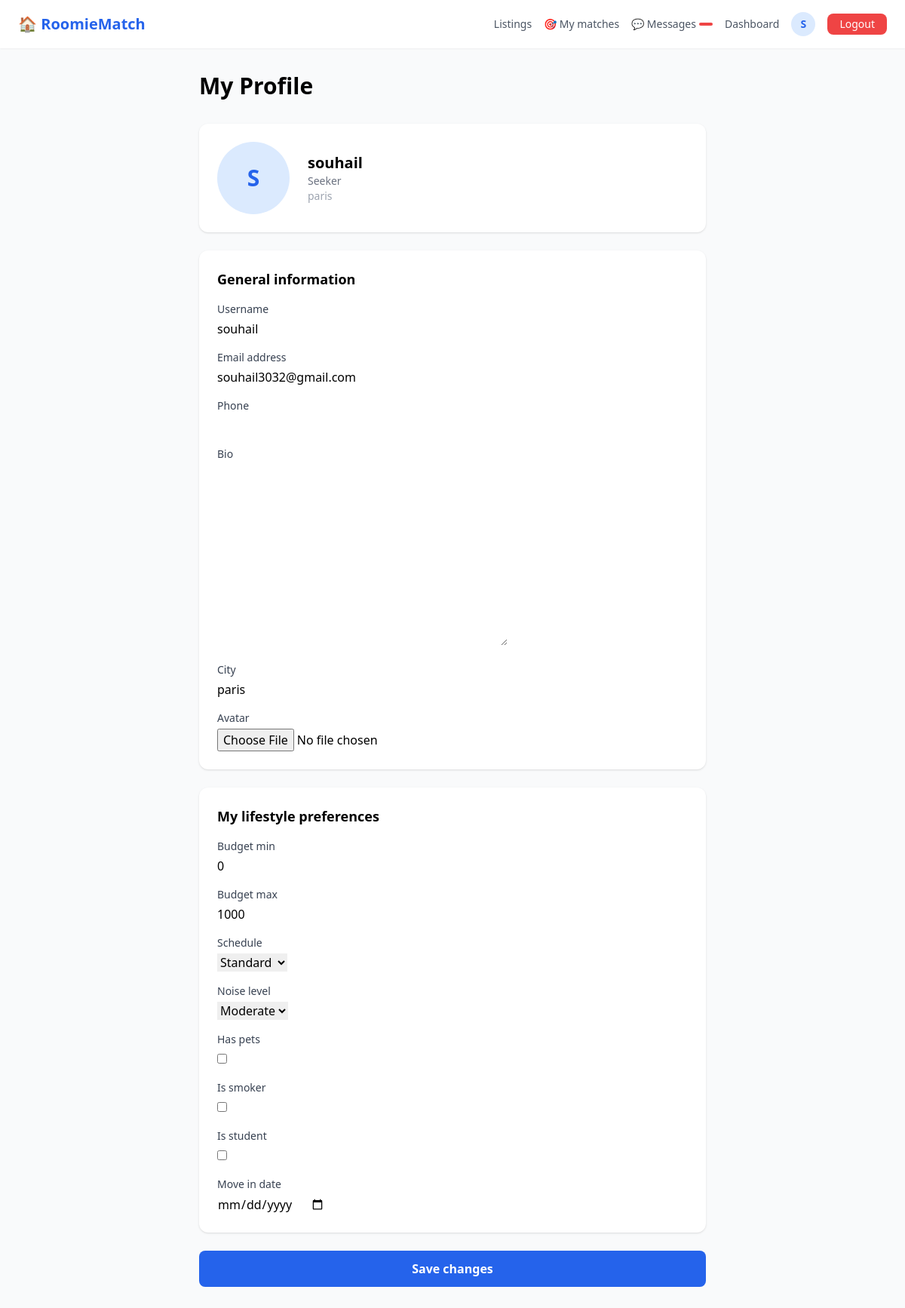
The app's page /accounts/profile/ (signed in) with its own data.
### accounts/models.py (models this page shows, shortened)
class User(AbstractUser):
    class Role(models.TextChoices):
        SEEKER = 'seeker', 'Seeker'    # looking for a room
        OWNER  = 'owner',  'Owner'     # offering a room
    role   = models.CharField(max_length=20, choices=Role.choices, default=Role.SEEKER)
    avatar = models.ImageField(upload_to='avatars/', null=True, blank=True)
    phone  = models.CharField(max_length=20, blank=True)
    bio    = models.TextField(blank=True)
    city   = models.CharField(max_length=100, blank=True)
    def is_seeker(self):
        return self.role == self.Role.SEEKER
    def is_owner(self):
        return self.role == self.Role.OWNER

class SeekerProfile(models.Model):
    class Schedule(models.TextChoices):
        EARLY  = 'early',  'Early bird'
        NIGHT  = 'night',  'Night owl'
        NORMAL = 'normal', 'Standard'
    class NoiseLevel(models.TextChoices):
        QUIET  = 'quiet',  'Quiet'
        MEDIUM = 'medium', 'Moderate'
        LOUD   = 'loud',   'Lively'
    user         = models.OneToOneField(User, on_delete=models.CASCADE, related_name='seeker_profile')
    budget_min   = models.PositiveIntegerField(default=0)
    budget_max   = models.PositiveIntegerField(default=1000)
    schedule     = models.CharField(max_length=20, choices=Schedule.choices, default=Schedule.NORMAL)
    noise_level  = models.CharField(max_length=20, choices=NoiseLevel.choices, default=NoiseLevel.MEDIUM)
    has_pets     = models.BooleanField(default=False)
    is_smoker    = models.BooleanField(default=False)
    is_student   = models.BooleanField(default=False)
    move_in_date = models.DateField(null=True, blank=True)
    created_at   = models.DateTimeField(auto_now_add=True)

### accounts/views.py (the view)
# urls.py: path('profile/',   views.profile,     name='profile'),
@login_required
def profile(request):
    user = request.user
    if request.method == 'POST':
        user_form = UserUpdateForm(request.POST, request.FILES, instance=user)
        if user.is_seeker():
            profile_form = SeekerProfileForm(request.POST, instance=user.seeker_profile)
        else:
            profile_form = OwnerProfileForm(request.POST, instance=user.owner_profile)
        if user_form.is_valid() and profile_form.is_valid():
            user_form.save()
            profile_form.save()
            messages.success(request, 'Profile updated!')
            return redirect('profile')
    else:
        user_form = UserUpdateForm(instance=user)
        if user.is_seeker():
            profile_form = SeekerProfileForm(instance=user.seeker_profile)
        else:
            profile_form = OwnerProfileForm(instance=user.owner_profile)
    return render(request, 'accounts/profile.html', {
        'user_form'   : user_form,
        'profile_form': profile_form,
    })

### accounts/forms.py
class UserUpdateForm(forms.ModelForm):
    class Meta:
        model  = User
        fields = ['username', 'email', 'phone', 'bio', 'city', 'avatar']

class SeekerProfileForm(forms.ModelForm):
    class Meta:
        model   = SeekerProfile
        exclude = ['user', 'created_at']
        widgets = {
            'move_in_date': forms.DateInput(attrs={'type': 'date'}),
            'budget_min'  : forms.NumberInput(attrs={'min': 0}),
            'budget_max'  : forms.NumberInput(attrs={'min': 0}),
        }

### templates/accounts/profile.html (shortened to what this page needs)
{% extends 'base.html' %}
{% block content %}
<div class="max-w-2xl mx-auto">
  <h1 class="text-3xl font-bold mb-8">My Profile</h1>
  <div class="bg-white rounded-xl shadow p-6 mb-6 flex items-center gap-6">
    {% if user.avatar %}
      <img src="{{ user.avatar.url }}" class="w-24 h-24 rounded-full object-cover" />
    {% else %}
      <div class="w-24 h-24 rounded-full bg-blue-100 flex items-center justify-center text-3xl font-bold text-blue-600">
        {{ user.username|first|upper }}
      </div>
    {% endif %}
    <div>
      <p class="text-xl font-semibold">{{ user.username }}</p>
      <p class="text-gray-500 text-sm">{{ user.get_role_display }}</p>
      <p class="text-gray-400 text-sm">{{ user.city }}</p>
    </div>
  </div>
  <form method="POST" enctype="multipart/form-data" class="space-y-6">
    <div class="bg-white rounded-xl shadow p-6">
      <h2 class="font-semibold text-lg mb-4">General information</h2>
      <div class="space-y-4">
        {% for field in user_form %}
          <div>
            <label class="block text-sm font-medium text-gray-700 mb-1">{{ field.label }}</label>
            {{ field }}
          </div>
        {% endfor %}
      </div>
    </div>
    <div class="bg-white rounded-xl shadow p-6">
      <h2 class="font-semibold text-lg mb-4">
        {% if user.is_seeker %}My lifestyle preferences{% else %}My criteria{% endif %}
      </h2>
      <div class="space-y-4">
        {% for field in profile_form %}
          <div>
            <label class="block text-sm font-medium text-gray-700 mb-1">{{ field.label }}</label>
            {{ field }}
          </div>
        {% endfor %}
      </div>
    </div>
    <button type="submit" class="w-full bg-blue-600 text-white py-3 rounded-lg hover:bg-blue-700 font-semibold">
      Save changes
    </button>
  </form>
</div>
{% endblock %}

### templates/base.html (shortened to what this page needs)
<!DOCTYPE html>
<html lang="en">
<head>
  <script src="https://cdn.tailwindcss.com"></script>
</head>
<body class="bg-gray-50 min-h-screen">
  <nav class="bg-white shadow-sm px-6 py-4 flex items-center justify-between">
    <a href="/" class="text-xl font-bold text-blue-600">🏠 RoomieMatch</a>
    <div class="flex items-center gap-4 text-sm">
      <a href="{% url 'listings:list' %}" class="text-gray-600 hover:text-blue-600">
        Listings
      </a>
      {% if user.is_authenticated %}
        {% if user.is_seeker %}
          <a href="{% url 'matching:best_matches' %}" class="text-gray-600 hover:text-blue-600">
            🎯 My matches
          </a>
        {% endif %}
        <a href="{% url 'messaging:inbox' %}" class="relative text-gray-600 hover:text-blue-600 flex items-center gap-1">
          💬 Messages
          <span id="unread-count"
                hx-get="{% url 'messaging:unread_count' %}"
                hx-trigger="load, every 30s"
                hx-swap="innerHTML"
                class="bg-red-500 text-white text-xs rounded-full px-1.5 py-0.5 min-w-[18px] text-center">
          </span>
        </a>
        <a href="{% url 'dashboard' %}" class="text-gray-600 hover:text-blue-600">
          Dashboard
        </a>
        <a href="{% url 'profile' %}" class="flex items-center gap-2 hover:opacity-80">
          {% if user.avatar %}
            <img src="{{ user.avatar.url }}" class="w-8 h-8 rounded-full object-cover" />
          {% else %}
            <div class="w-8 h-8 rounded-full bg-blue-100 flex items-center justify-center text-sm font-bold text-blue-600">
              {{ user.username|first|upper }}
            </div>
          {% endif %}
        </a>
        <a href="{% url 'logout' %}" class="bg-red-500 text-white px-4 py-1 rounded-lg hover:bg-red-600">
          Logout
        </a>
      {% else %}
        <a href="{% url 'login' %}"    class="text-gray-600 hover:text-blue-600">Login</a>
        <a href="{% url 'register' %}" class="bg-blue-600 text-white px-4 py-1 rounded-lg hover:bg-blue-700">
          Sign Up
        </a>
      {% endif %}
    </div>
  </nav>
  <main class="max-w-6xl mx-auto px-4 py-8">
    {% block content %}{% endblock %}
  </main>
</body>
</html>

### records on screen
User: username|first "S", username "souhail", role "Seeker", city "paris", user_form "souhail" "souhail3032@gmail.com" "paris"
SeekerProfile: profile_form "0" "1000" "Standard" "Moderate"

### other values on screen
{{ field.label }} "Username" "Email address" "Phone" "Bio" "City" "Avatar"
{{ field.label }} "Budget min" "Budget max" "Schedule" "Noise level" "Has pets" "Is smoker" "Is student" "Move in date"
